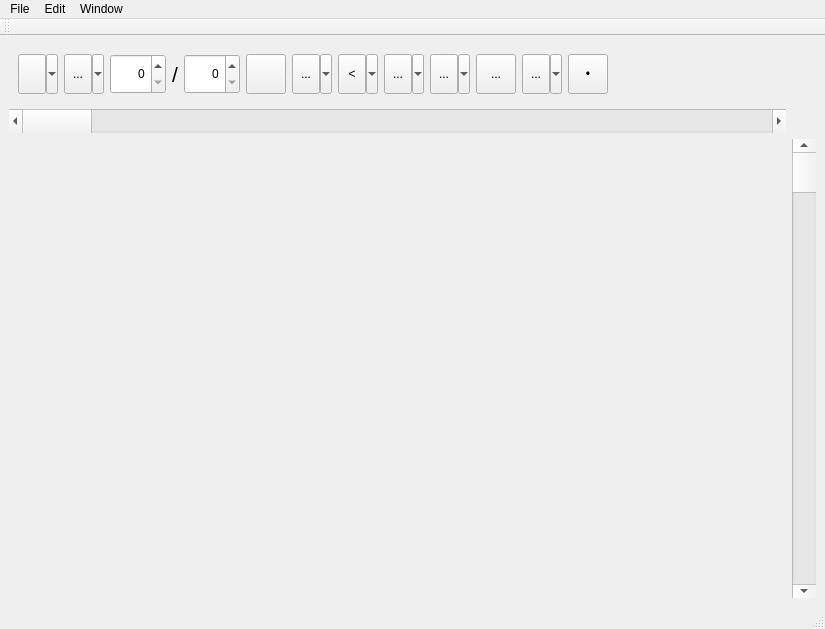
<?xml version="1.0" encoding="UTF-8"?>
<ui version="4.0">
 <class>ComposerWidget</class>
 <widget class="QMainWindow" name="ComposerWidget">
  <property name="geometry">
   <rect>
    <x>0</x>
    <y>0</y>
    <width>825</width>
    <height>629</height>
   </rect>
  </property>
  <property name="minimumSize">
   <size>
    <width>800</width>
    <height>600</height>
   </size>
  </property>
  <property name="windowTitle">
   <string>Composer</string>
  </property>
  <widget class="QWidget" name="centralwidget">
   <layout class="QGridLayout" name="gridLayout" rowstretch="0,0,1" columnstretch="1,0">
    <item row="2" column="0">
     <widget class="ComposerDisplayWidget" name="composerDisplayWidget" native="true"/>
    </item>
    <item row="2" column="1">
     <widget class="QScrollBar" name="verticalScrollBar">
      <property name="minimumSize">
       <size>
        <width>24</width>
        <height>0</height>
       </size>
      </property>
      <property name="orientation">
       <enum>Qt::Orientation::Vertical</enum>
      </property>
     </widget>
    </item>
    <item row="1" column="0">
     <widget class="QScrollBar" name="horizontalScrollBar">
      <property name="minimumSize">
       <size>
        <width>0</width>
        <height>24</height>
       </size>
      </property>
      <property name="orientation">
       <enum>Qt::Orientation::Horizontal</enum>
      </property>
     </widget>
    </item>
    <item row="1" column="1">
     <widget class="ScaleWidget" name="scaleWidget" native="true"/>
    </item>
    <item row="0" column="0" colspan="2">
     <widget class="QWidget" name="toolPanel" native="true">
      <layout class="QHBoxLayout" name="horizontalLayout">
       <item>
        <widget class="QToolButton" name="clefToolButton">
         <property name="minimumSize">
          <size>
           <width>40</width>
           <height>40</height>
          </size>
         </property>
         <property name="text">
          <string/>
         </property>
         <property name="icon">
          <iconset resource="../../resources.qrc">
           <normaloff>:/icons/notation/clefs/treble.svg</normaloff>:/icons/notation/clefs/treble.svg</iconset>
         </property>
         <property name="iconSize">
          <size>
           <width>32</width>
           <height>32</height>
          </size>
         </property>
         <property name="checkable">
          <bool>true</bool>
         </property>
         <property name="popupMode">
          <enum>QToolButton::ToolButtonPopupMode::MenuButtonPopup</enum>
         </property>
        </widget>
       </item>
       <item>
        <widget class="QToolButton" name="keySigToolButton">
         <property name="minimumSize">
          <size>
           <width>40</width>
           <height>40</height>
          </size>
         </property>
         <property name="text">
          <string>...</string>
         </property>
         <property name="icon">
          <iconset resource="../../resources.qrc">
           <normaloff>:/icons/notation/accidentals/sharp.svg</normaloff>:/icons/notation/accidentals/sharp.svg</iconset>
         </property>
         <property name="iconSize">
          <size>
           <width>32</width>
           <height>32</height>
          </size>
         </property>
         <property name="checkable">
          <bool>true</bool>
         </property>
         <property name="popupMode">
          <enum>QToolButton::ToolButtonPopupMode::MenuButtonPopup</enum>
         </property>
         <property name="arrowType">
          <enum>Qt::ArrowType::NoArrow</enum>
         </property>
        </widget>
       </item>
       <item>
        <widget class="QSpinBox" name="timeSigTopSpinBox">
         <property name="minimumSize">
          <size>
           <width>56</width>
           <height>40</height>
          </size>
         </property>
         <property name="maximumSize">
          <size>
           <width>56</width>
           <height>40</height>
          </size>
         </property>
         <property name="alignment">
          <set>Qt::AlignmentFlag::AlignRight|Qt::AlignmentFlag::AlignTrailing|Qt::AlignmentFlag::AlignVCenter</set>
         </property>
        </widget>
       </item>
       <item>
        <widget class="QLabel" name="timeDivisionLabel">
         <property name="font">
          <font>
           <pointsize>16</pointsize>
          </font>
         </property>
         <property name="text">
          <string>/</string>
         </property>
        </widget>
       </item>
       <item>
        <widget class="QSpinBox" name="timeSigBotSpinBox">
         <property name="minimumSize">
          <size>
           <width>56</width>
           <height>40</height>
          </size>
         </property>
         <property name="maximumSize">
          <size>
           <width>56</width>
           <height>40</height>
          </size>
         </property>
         <property name="alignment">
          <set>Qt::AlignmentFlag::AlignRight|Qt::AlignmentFlag::AlignTrailing|Qt::AlignmentFlag::AlignVCenter</set>
         </property>
        </widget>
       </item>
       <item>
        <widget class="QToolButton" name="mezzoToolButon">
         <property name="minimumSize">
          <size>
           <width>40</width>
           <height>40</height>
          </size>
         </property>
         <property name="icon">
          <iconset resource="../../resources.qrc">
           <normaloff>:/icons/notation/dynamics/mezzo.svg</normaloff>:/icons/notation/dynamics/mezzo.svg</iconset>
         </property>
         <property name="iconSize">
          <size>
           <width>20</width>
           <height>20</height>
          </size>
         </property>
         <property name="checkable">
          <bool>true</bool>
         </property>
         <property name="popupMode">
          <enum>QToolButton::ToolButtonPopupMode::DelayedPopup</enum>
         </property>
         <property name="arrowType">
          <enum>Qt::ArrowType::NoArrow</enum>
         </property>
        </widget>
       </item>
       <item>
        <widget class="QToolButton" name="dynamicToolButton">
         <property name="minimumSize">
          <size>
           <width>40</width>
           <height>40</height>
          </size>
         </property>
         <property name="text">
          <string>...</string>
         </property>
         <property name="icon">
          <iconset resource="../../resources.qrc">
           <normaloff>:/icons/notation/dynamics/forte.svg</normaloff>:/icons/notation/dynamics/forte.svg</iconset>
         </property>
         <property name="iconSize">
          <size>
           <width>20</width>
           <height>20</height>
          </size>
         </property>
         <property name="checkable">
          <bool>true</bool>
         </property>
         <property name="popupMode">
          <enum>QToolButton::ToolButtonPopupMode::MenuButtonPopup</enum>
         </property>
         <property name="arrowType">
          <enum>Qt::ArrowType::NoArrow</enum>
         </property>
        </widget>
       </item>
       <item>
        <widget class="QToolButton" name="wedgeToolButton">
         <property name="minimumSize">
          <size>
           <width>40</width>
           <height>40</height>
          </size>
         </property>
         <property name="font">
          <font>
           <bold>false</bold>
          </font>
         </property>
         <property name="text">
          <string>&lt;</string>
         </property>
         <property name="iconSize">
          <size>
           <width>32</width>
           <height>32</height>
          </size>
         </property>
         <property name="checkable">
          <bool>true</bool>
         </property>
         <property name="popupMode">
          <enum>QToolButton::ToolButtonPopupMode::MenuButtonPopup</enum>
         </property>
         <property name="arrowType">
          <enum>Qt::ArrowType::NoArrow</enum>
         </property>
        </widget>
       </item>
       <item>
        <widget class="QToolButton" name="accToolButton">
         <property name="minimumSize">
          <size>
           <width>40</width>
           <height>40</height>
          </size>
         </property>
         <property name="text">
          <string>...</string>
         </property>
         <property name="icon">
          <iconset resource="../../resources.qrc">
           <normaloff>:/icons/notation/accidentals/sharp.svg</normaloff>:/icons/notation/accidentals/sharp.svg</iconset>
         </property>
         <property name="iconSize">
          <size>
           <width>32</width>
           <height>32</height>
          </size>
         </property>
         <property name="checkable">
          <bool>true</bool>
         </property>
         <property name="popupMode">
          <enum>QToolButton::ToolButtonPopupMode::MenuButtonPopup</enum>
         </property>
         <property name="arrowType">
          <enum>Qt::ArrowType::NoArrow</enum>
         </property>
        </widget>
       </item>
       <item>
        <widget class="QToolButton" name="noteToolButton">
         <property name="minimumSize">
          <size>
           <width>40</width>
           <height>40</height>
          </size>
         </property>
         <property name="text">
          <string>...</string>
         </property>
         <property name="icon">
          <iconset resource="../../resources.qrc">
           <normaloff>:/icons/notation/notes/quarter.svg</normaloff>:/icons/notation/notes/quarter.svg</iconset>
         </property>
         <property name="iconSize">
          <size>
           <width>32</width>
           <height>32</height>
          </size>
         </property>
         <property name="checkable">
          <bool>true</bool>
         </property>
         <property name="popupMode">
          <enum>QToolButton::ToolButtonPopupMode::MenuButtonPopup</enum>
         </property>
         <property name="arrowType">
          <enum>Qt::ArrowType::NoArrow</enum>
         </property>
        </widget>
       </item>
       <item>
        <widget class="QToolButton" name="beamToolButton">
         <property name="enabled">
          <bool>true</bool>
         </property>
         <property name="minimumSize">
          <size>
           <width>40</width>
           <height>40</height>
          </size>
         </property>
         <property name="maximumSize">
          <size>
           <width>40</width>
           <height>40</height>
          </size>
         </property>
         <property name="text">
          <string>...</string>
         </property>
         <property name="icon">
          <iconset resource="../../resources.qrc">
           <normaloff>:/icons/notation/notes/eighths_beamed.svg</normaloff>:/icons/notation/notes/eighths_beamed.svg</iconset>
         </property>
         <property name="iconSize">
          <size>
           <width>32</width>
           <height>32</height>
          </size>
         </property>
         <property name="checkable">
          <bool>true</bool>
         </property>
         <property name="popupMode">
          <enum>QToolButton::ToolButtonPopupMode::DelayedPopup</enum>
         </property>
         <property name="arrowType">
          <enum>Qt::ArrowType::NoArrow</enum>
         </property>
        </widget>
       </item>
       <item>
        <widget class="QToolButton" name="restToolButton">
         <property name="minimumSize">
          <size>
           <width>40</width>
           <height>40</height>
          </size>
         </property>
         <property name="text">
          <string>...</string>
         </property>
         <property name="icon">
          <iconset resource="../../resources.qrc">
           <normaloff>:/icons/notation/rests/quarter.svg</normaloff>:/icons/notation/rests/quarter.svg</iconset>
         </property>
         <property name="iconSize">
          <size>
           <width>32</width>
           <height>32</height>
          </size>
         </property>
         <property name="checkable">
          <bool>true</bool>
         </property>
         <property name="popupMode">
          <enum>QToolButton::ToolButtonPopupMode::MenuButtonPopup</enum>
         </property>
         <property name="arrowType">
          <enum>Qt::ArrowType::NoArrow</enum>
         </property>
        </widget>
       </item>
       <item>
        <widget class="QToolButton" name="dotToolButton">
         <property name="minimumSize">
          <size>
           <width>40</width>
           <height>40</height>
          </size>
         </property>
         <property name="text">
          <string>•</string>
         </property>
         <property name="iconSize">
          <size>
           <width>32</width>
           <height>32</height>
          </size>
         </property>
         <property name="checkable">
          <bool>true</bool>
         </property>
         <property name="popupMode">
          <enum>QToolButton::ToolButtonPopupMode::DelayedPopup</enum>
         </property>
         <property name="arrowType">
          <enum>Qt::ArrowType::NoArrow</enum>
         </property>
        </widget>
       </item>
       <item>
        <spacer name="horizontalSpacer">
         <property name="orientation">
          <enum>Qt::Orientation::Horizontal</enum>
         </property>
         <property name="sizeHint" stdset="0">
          <size>
           <width>297</width>
           <height>20</height>
          </size>
         </property>
        </spacer>
       </item>
      </layout>
     </widget>
    </item>
   </layout>
  </widget>
  <widget class="QMenuBar" name="menubar">
   <property name="geometry">
    <rect>
     <x>0</x>
     <y>0</y>
     <width>825</width>
     <height>24</height>
    </rect>
   </property>
   <widget class="QMenu" name="menuFile">
    <property name="title">
     <string>File</string>
    </property>
    <widget class="QMenu" name="menuSave_to">
     <property name="title">
      <string>&amp;Save to</string>
     </property>
     <addaction name="actionMIDI"/>
     <addaction name="actionPDF"/>
    </widget>
    <addaction name="menuSave_to"/>
    <addaction name="separator"/>
    <addaction name="actionClose"/>
   </widget>
   <widget class="QMenu" name="menuEdit">
    <property name="title">
     <string>Edit</string>
    </property>
    <addaction name="actionInstruments"/>
   </widget>
   <widget class="QMenu" name="menuWindow">
    <property name="title">
     <string>Window</string>
    </property>
    <addaction name="actionAcknowledgements"/>
   </widget>
   <addaction name="menuFile"/>
   <addaction name="menuEdit"/>
   <addaction name="menuWindow"/>
  </widget>
  <widget class="QStatusBar" name="statusbar"/>
  <widget class="QToolBar" name="toolBar">
   <property name="windowTitle">
    <string>toolBar</string>
   </property>
   <attribute name="toolBarArea">
    <enum>TopToolBarArea</enum>
   </attribute>
   <attribute name="toolBarBreak">
    <bool>false</bool>
   </attribute>
  </widget>
  <action name="actionMIDI">
   <property name="text">
    <string>&amp;MIDI</string>
   </property>
  </action>
  <action name="actionPDF">
   <property name="text">
    <string>&amp;PDF</string>
   </property>
  </action>
  <action name="actionClose">
   <property name="text">
    <string>&amp;Close</string>
   </property>
  </action>
  <action name="actionInstruments">
   <property name="text">
    <string>&amp;Instruments...</string>
   </property>
  </action>
  <action name="actionAcknowledgements">
   <property name="text">
    <string>&amp;Acknowledgements</string>
   </property>
  </action>
 </widget>
 <customwidgets>
  <customwidget>
   <class>ComposerDisplayWidget</class>
   <extends>QWidget</extends>
   <header>toplevel/composerwidget/composerdisplaywidget.h</header>
   <container>1</container>
  </customwidget>
  <customwidget>
   <class>ScaleWidget</class>
   <extends>QWidget</extends>
   <header>common/scalewidget.h</header>
   <container>1</container>
  </customwidget>
 </customwidgets>
 <resources>
  <include location="../../resources.qrc"/>
 </resources>
 <connections/>
</ui>
